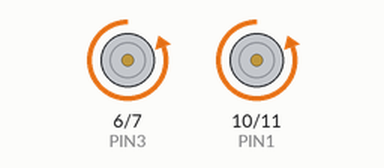
Recording of a sketch running on a simulated Arduino Uno, built with avr-gcc and run on an emulated ATmega328P. On the bench: motor-driver pin pairs drawn as motors (green arrow = first pin HIGH = forward, orange = second pin HIGH = backward, longer = more drive). Random numbers use the default seed unless the sketch sets one.

Above: at 0.1 s.
At 29.0 s:
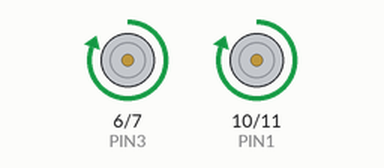
At 34.3 s:
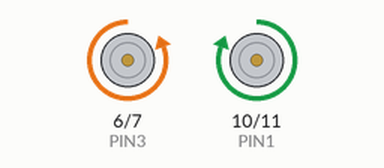
Timing chart, 0 to 40.0 s (numbered marks = the images above):
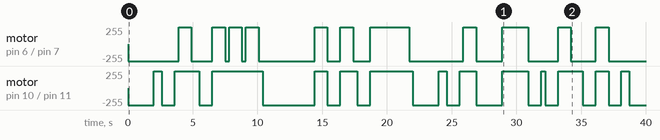

The sketch:

Autonomous_Car_Ver_1.ino
```cpp
//**********************************************************/
// Edit Code Below
//Write the numbers on the arduino Associated with the
//four pins for the motors next to each define statement
//
//Ex: #define PIN1 13
//**********************************************************/

#define PIN1 10
#define PIN2 11
#define PIN3 6
#define PIN4 7
/**********************************************************/
//
/**********************************************************/


void setup() {
  pinMode(PIN1, OUTPUT);  //PIN 1 FOR MOTOR 1
  pinMode(PIN2, OUTPUT);  //PIN 2 FOR MOTOR 1
  pinMode(PIN3, OUTPUT);  //PIN 3 FOR MOTOR 2
  pinMode(PIN4, OUTPUT);  //PIN 4 FOR MOTOR 2
}

void loop()
{
  int randMov;
  randMov = random(0, 3);

  if(randMov == 0)
  {
    moveForward();
  }
  else if(randMov == 1)
  {
    moveBackward();
  }
  else if(randMov == 2)
  {
    moveLeft();
  }
  else if(randMov == 3)
  {
    moveRight();
  }
}


//***************************************/
//Edit Code below
//Change the assignment of the pins below (HIGH/LOW)
//so that both motors move in the proper direction
//
//Use moveForward() as an example
//**************************************/


void moveForward()
{
  //set pins 1 & 4 to low and 2 & 3 to high
  digitalWrite(PIN1, HIGH);
  digitalWrite(PIN2, LOW);
  digitalWrite(PIN3, HIGH);
  digitalWrite(PIN4, LOW);
  delay(1000);
}

void moveBackward()
{
  //set pins 2 & 3 to low and 1 & 4 to high
  digitalWrite(PIN1, LOW);
  digitalWrite(PIN2, HIGH);
  digitalWrite(PIN3, LOW);
  digitalWrite(PIN4, HIGH);
  delay(1000);
}

void moveLeft()
{
  //set pins 1 & 3 to high and 2 & 4 to low
  digitalWrite(PIN1, HIGH);
  digitalWrite(PIN2, LOW);
  digitalWrite(PIN3, LOW);
  digitalWrite(PIN4, HIGH);
  delay(300);
}

void moveRight()
{
  //set pins 2 & 4 to high and 1 & 3 to low
  digitalWrite(PIN1, LOW);
  digitalWrite(PIN2, HIGH);
  digitalWrite(PIN3, HIGH);
  digitalWrite(PIN4, LOW);
  delay(300);
}


//**********************************************
//For more practice, change the value in delay()
//This will affect how long each motion is performed
//ex: delay(600)
//
//Try changing the delay so that in one turn
//the car rotates 90 degrees
//Hint: You may need to utilize stopCar()
//Hint: delay() takes a number of miliseconds (600 = 600 miliseconds)
//***********************************************

void stopCar()
{
  digitalWrite(PIN1, LOW);
  digitalWrite(PIN2, LOW);
  digitalWrite(PIN3, LOW);
  digitalWrite(PIN4, LOW);
  delay(1000);
}
```

Measured:
- by itself, motor on pin 6 (PIN3) / pin 7 (PIN4): stopped → backward 255/255 at 0.00 s, → forward 255/255 3.9 s later, → backward 255/255 1.0 s later, → forward 255/255 1.6 s later, … (23 changes in this stretch)
- by itself, motor on pin 10 (PIN1) / pin 11 (PIN2): stopped → backward 255/255 at 0.00 s, → forward 255/255 2.0 s later, → backward 255/255 0.60 s later, → forward 255/255 1.0 s later, … (27 changes in this stretch)
